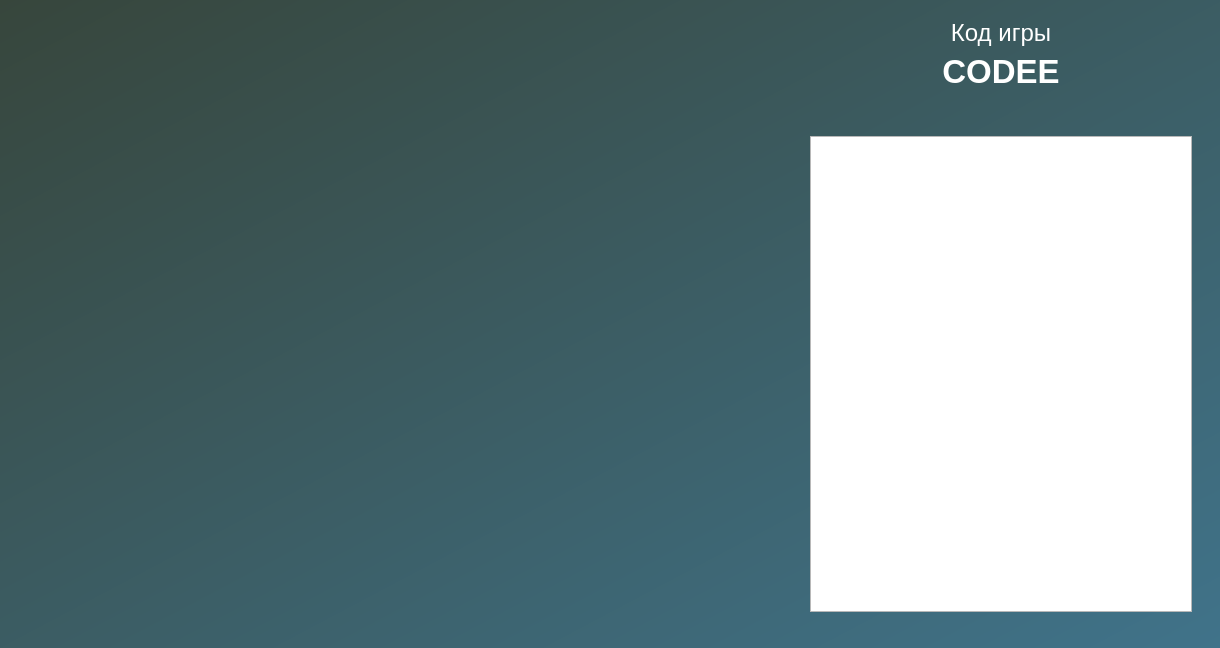
<?xml version="1.0" encoding="UTF-8"?>
<ui version="4.0">
 <class>MainWindow</class>
 <widget class="QMainWindow" name="MainWindow">
  <property name="geometry">
   <rect>
    <x>0</x>
    <y>0</y>
    <width>1220</width>
    <height>648</height>
   </rect>
  </property>
  <property name="windowTitle">
   <string>MainWindow</string>
  </property>
  <property name="styleSheet">
   <string notr="true">#centralwidget {
	
	background-color: qlineargradient(spread:pad, x1:0, y1:0, x2:1, y2:1, stop:0 rgba(55, 70, 60, 255), stop:1 rgba(64, 115, 138, 255))
}</string>
  </property>
  <widget class="QWidget" name="centralwidget">
   <widget class="QWidget" name="gridLayoutWidget">
    <property name="geometry">
     <rect>
      <x>10</x>
      <y>10</y>
      <width>1191</width>
      <height>611</height>
     </rect>
    </property>
    <layout class="QGridLayout" name="gridLayout" rowstretch="0" columnstretch="0,0">
     <property name="bottomMargin">
      <number>0</number>
     </property>
     <property name="spacing">
      <number>0</number>
     </property>
     <item row="0" column="1">
      <widget class="QWidget" name="widget_2" native="true">
       <property name="maximumSize">
        <size>
         <width>400</width>
         <height>16777215</height>
        </size>
       </property>
       <layout class="QGridLayout" name="gridLayout_3">
        <item row="1" column="0">
         <widget class="QLabel" name="code_game_text">
          <property name="maximumSize">
           <size>
            <width>16777215</width>
            <height>40</height>
           </size>
          </property>
          <property name="font">
           <font>
            <pointsize>25</pointsize>
            <weight>75</weight>
            <bold>true</bold>
           </font>
          </property>
          <property name="styleSheet">
           <string notr="true">color: rgb(255, 255, 255)</string>
          </property>
          <property name="text">
           <string>CODEE</string>
          </property>
          <property name="alignment">
           <set>Qt::AlignCenter</set>
          </property>
         </widget>
        </item>
        <item row="0" column="0">
         <widget class="QLabel" name="title_text">
          <property name="maximumSize">
           <size>
            <width>16777215</width>
            <height>50</height>
           </size>
          </property>
          <property name="font">
           <font>
            <pointsize>18</pointsize>
           </font>
          </property>
          <property name="styleSheet">
           <string notr="true">color: rgb(255, 255, 255);</string>
          </property>
          <property name="text">
           <string>Код игры</string>
          </property>
          <property name="alignment">
           <set>Qt::AlignCenter</set>
          </property>
         </widget>
        </item>
        <item row="3" column="0">
         <widget class="QListView" name="listView"/>
        </item>
        <item row="2" column="0">
         <spacer name="verticalSpacer">
          <property name="orientation">
           <enum>Qt::Vertical</enum>
          </property>
          <property name="sizeType">
           <enum>QSizePolicy::Fixed</enum>
          </property>
          <property name="sizeHint" stdset="0">
           <size>
            <width>20</width>
            <height>40</height>
           </size>
          </property>
         </spacer>
        </item>
       </layout>
      </widget>
     </item>
     <item row="0" column="0">
      <widget class="QWidget" name="map_game" native="true">
       <layout class="QGridLayout" name="gridLayout_2">
        <property name="leftMargin">
         <number>0</number>
        </property>
        <property name="rightMargin">
         <number>0</number>
        </property>
        <property name="bottomMargin">
         <number>0</number>
        </property>
        <property name="spacing">
         <number>0</number>
        </property>
        <item row="1" column="5">
         <widget class="QLabel" name="game_place">
          <property name="text">
           <string/>
          </property>
          <property name="pixmap">
           <pixmap>../img/maze/0.png</pixmap>
          </property>
          <property name="scaledContents">
           <bool>true</bool>
          </property>
         </widget>
        </item>
       </layout>
      </widget>
     </item>
    </layout>
   </widget>
   <widget class="QLabel" name="player">
    <property name="geometry">
     <rect>
      <x>1490</x>
      <y>260</y>
      <width>201</width>
      <height>241</height>
     </rect>
    </property>
    <property name="text">
     <string>PLAYER</string>
    </property>
    <property name="scaledContents">
     <bool>false</bool>
    </property>
   </widget>
  </widget>
 </widget>
 <resources/>
 <connections/>
</ui>
